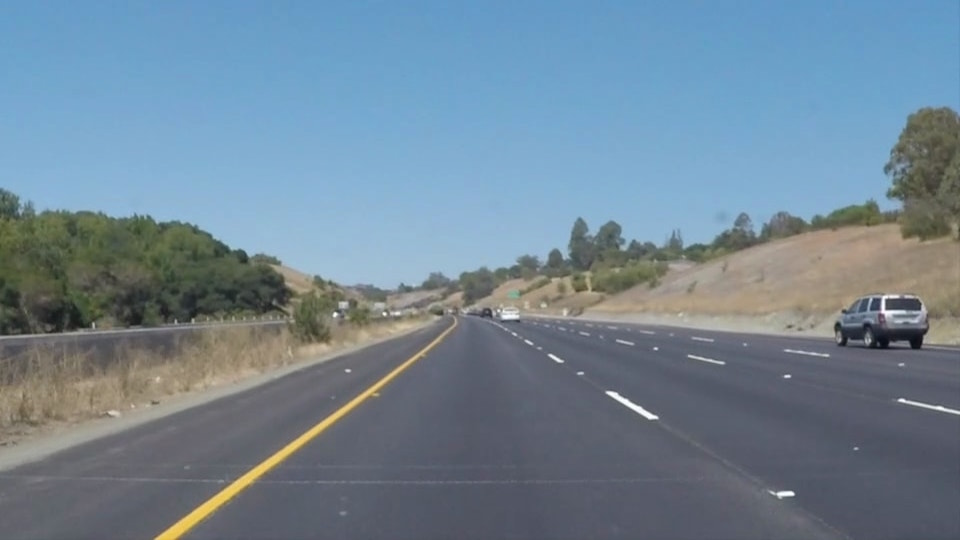
#> input picture Lane Detection/test_images/solidYellowCurve.jpg, 960 x 540 px, found by its file name
$ jupyter execute 'Straight Lane Detection using Computer Vision.ipynb'
#> lines starting #> are read from the running program, lines starting #| are printed output that depends on the picture; after the words box and inside, x2 and y2 are one past the last pixel; in counts of white or black regions, pixels touching at a corner belong together
[cell 1]
import cv2
import numpy as np
import matplotlib.pyplot as plt

from moviepy import editor
import moviepy

[cell 2]
"""
Region selection
"""

def region_selection(image):
    #create array of same size as image
    mask = np.zeros_like(image)

    #if image with more then one channel
    if len(image.shape) > 2:
        channel_output = image.shape[2]
        ignore_mask_color = (255,) * channel_output

    # image with only one channel go under else
    else:
        ignore_mask_color = 255

    #creating a polygon to focus only on road
    rows, cols = image.shape[:2]
    bottom_left  = [cols * 0.1, rows * 0.95]
    top_left     = [cols * 0.4, rows * 0.6]
    bottom_right = [cols * 0.9, rows * 0.95]
    top_right    = [cols * 0.6, rows * 0.6]
    vertices = np.array([[bottom_left, top_left, top_right, bottom_right]], dtype=np.int32)

    #filling pixels inside the polygen white color and generating final mask
    cv2.fillPoly(mask, vertices, ignore_mask_color)

    masked_image = cv2.bitwise_and(image, mask)
    return masked_image

[cell 3]
"""
 identifying straight line using Hough Transform
 image : grayscale image from edge detector
"""
def hough_transform(image):
    #distance resolution in pixels
    rho = 1
    # angle resulation in radians
    theta = np.pi/180
    #return line greater than threshold
    threshold = 20
    # line segments shorter than that are rejected
    minLineLength = 20
    # max allowed gap bet points on line
    maxLineGap = 500

    return cv2.HoughLinesP(image, rho=rho, theta=theta, threshold=threshold,
                           minLineLength=minLineLength, maxLineGap=maxLineGap)

[cell 4]
"""
find slope and intercept
line : output from hough transform
"""
def average_slope_intercept(lines):
    left_lines = [] #(slope, intercept)
    left_weights = [] #(length, )
    right_lines = [] #(slope, intercept)
    right_weights = [] #(length,)

    for line in lines:
        for x1, y1, x2, y2 in line:
            if x1 == x2:
                continue
            #calculating slope of line
            slope = (y2 - y1) / (x2 - x1)
            #calculating intercept of a line
            intercept = y1 - (slope*x1)
            #calculating length of line
            length = np.sqrt(((y2-y1)**2) + ((x2-x1)**2))

            #slope of left lane is negative and for right lane is positive
            if slope < 0:
                left_lines.append((slope, intercept))
                left_weights.append((length))
            else:
                right_lines.append((slope, intercept))
                right_weights.append((length))

    left_lane = np.dot(left_weights, left_lines) / np.sum(left_weights) if len(left_weights) > 0 else None
    right_lane = np.dot(right_weights, right_lines) / np.sum(right_weights) if len(right_weights) > 0 else None

    return left_lane, right_lane

[cell 5]
"""
converts slope and intercept into pixel
y1 -y-value of line staring point
y2 -y-value of line end point
line slope and intercept of line
"""
def pixel_points(y1, y2, line):
    if line is None:
        return None
    slope, intercept = line
    x1 = int((y1-intercept)/slope)
    x2 = int((y2-intercept)/slope)
    y1 = int(y1)
    y2 = int(y2)
    return ((x1,y1),(x2,y2))

[cell 6]
"""
create full length lines from pixel points
image - i/p test image
line - output of hough tranform
"""
def lane_lines(image, lines):
    left_lane, right_lane = average_slope_intercept(lines)
    y1 = image.shape[0]
    y2 = y1*0.6
    left_line = pixel_points(y1, y2, left_lane)
    right_line = pixel_points(y1, y2, right_lane)
    return left_line, right_line

[cell 7]
# draw lane lines

def draw_lane_lines(image, lines, color=[250, 0, 0], thickness=12):
    line_image = np.zeros_like(image)

    for line in lines:
        if line is not None:
            cv2.line(line_image, *line, color, thickness) #red colour on lane lines

    left_line = lines[0]
    right_line = lines[1]
    points = np.array([
        left_line[0],  # bottom of left line
        left_line[1],  # top of left line
        right_line[1], # top of right line
        right_line[0]  # bottom of right line
    ])

    # Fill polygon with green color
    cv2.fillPoly(line_image, [points], (0, 255, 0))
    return cv2.addWeighted(image, 1.0, line_image, 0.4, 0.0)

[cell 8]
# convert to grayscale image
def grayscale(image):
    return cv2.cvtColor(image, cv2.COLOR_BGR2GRAY)

# Gaussian blur to remove noise from image
def gaussian_blur(image, kernel_size):
    return cv2.GaussianBlur(image, (kernel_size, kernel_size), 0)

# canny edge detection
def canny(image, low_threshold, high_threshold):
    return cv2.Canny(image, low_threshold, high_threshold)

#convert to BGR to RGB color
def rgb_scale(image):
    return cv2.cvtColor(image, cv2.COLOR_BGR2RGB)

[cell 9]
"""
input fame to detect lane lines
image - image of raod where wants to detect lane line
"""
def frame_processor(image):
    # convert to grayscale image
    gray_scale = grayscale(image)

    kernel_size = 5
    #applying gaussian blur to remove noise from image
    blur = gaussian_blur(gray_scale, kernel_size)

    # applying canny edge detection
    edges = canny(blur, 50, 150)

    #apply mask ploygon to only focus on road
    region = region_selection(edges)

    #applying Hough transform to get straight lines from image
    hough = hough_transform(region)

    #draw lines in rsult frame
    result = draw_lane_lines(image, lane_lines(image, hough))
    return result

[cell 10]
"""
Display input and output image
"""
def process_image(test_image):
    test_image = rgb_scale(test_image)
    fig = plt.figure(figsize=(20, 10))
    ax = fig.add_subplot(1, 2, 1,xticks=[], yticks=[])
    plt.imshow(test_image)
    ax.set_title("Input Image")
    ax = fig.add_subplot(1, 2, 2,xticks=[], yticks=[])
    plt.imshow(frame_processor(test_image))
    ax.set_title("Output Image [Lane Line Detected]")
    plt.show()

[cell 11]
"""
Detect lines with different images
"""

image = []
image.append(cv2.imread('solidYellowCurve.jpg'))
image.append(cv2.imread('solidWhiteRight.jpg'))
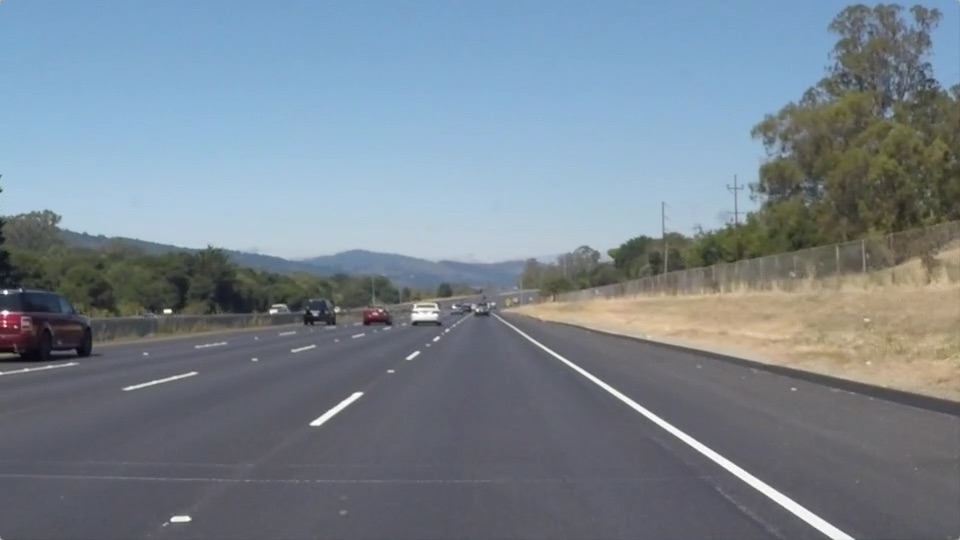
#> input picture Lane Detection/test_images/solidWhiteRight.jpg, 960 x 540 px, found by its file name
image.append(cv2.imread('solidWhiteCurve.jpg'))
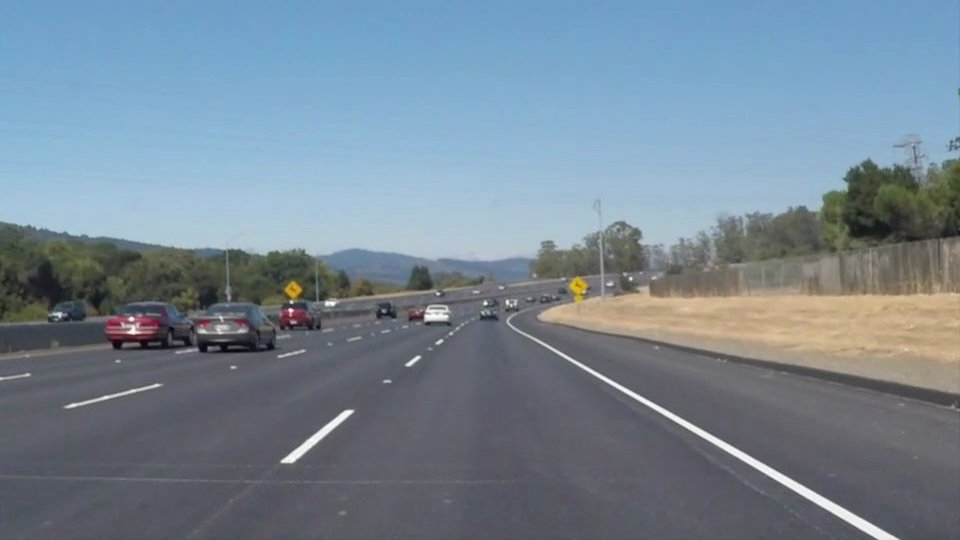
#> input picture Lane Detection/test_images/solidWhiteCurve.jpg, 960 x 540 px, found by its file name
image.append(cv2.imread('whiteCarLaneSwitch.jpg'))
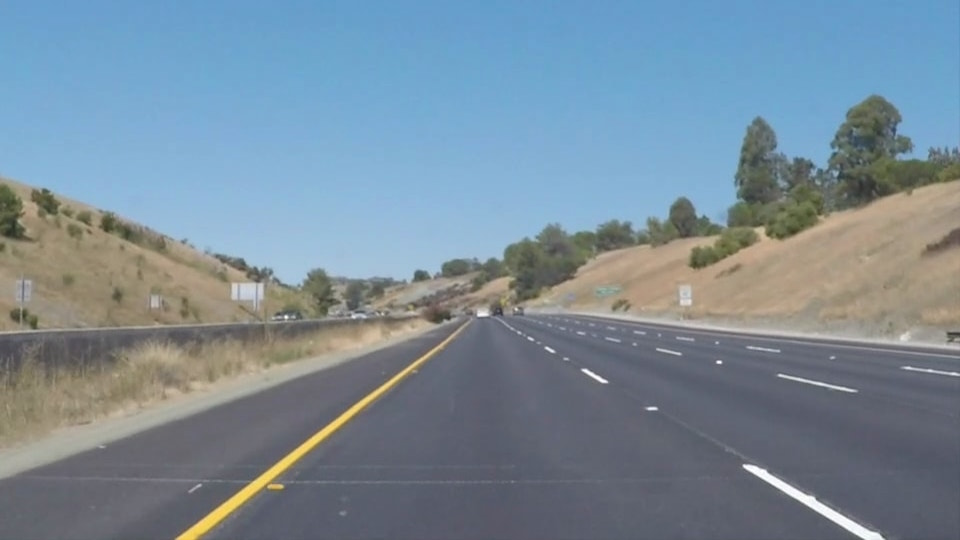
#> input picture Lane Detection/test_images/whiteCarLaneSwitch.jpg, 960 x 540 px, found by its file name
for i in image:
    process_image(i)
#> this loop made 4 passes
#> pass 1, in frame_processor, `gray_scale = grayscale(image)`:
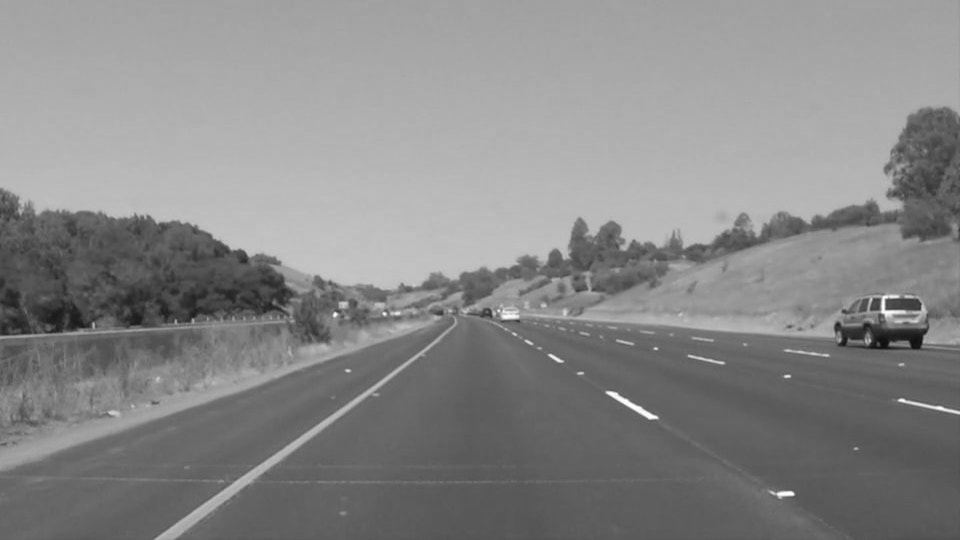
#> gray_scale: shape (540, 960); min 13, max 255, mean 135.7
#> pass 1, in frame_processor, `edges = canny(blur, 50, 150)`:
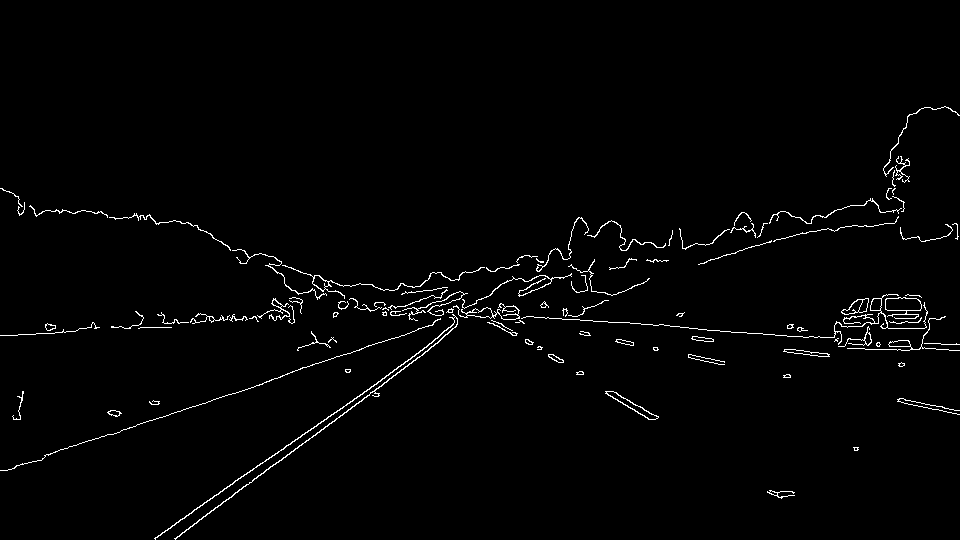
#> edges: shape (540, 960); 1.6% white in thin lines or dots, all inside (x1, y1, x2, y2) = (0, 106, 960, 540)
#> pass 1, in process_image, `plt.show()`:
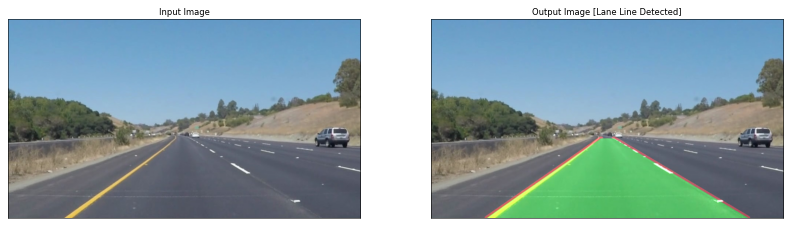
#> figure drawn by matplotlib, 2 panels
#> pass 2, in process_image (call 2), `plt.show()`:
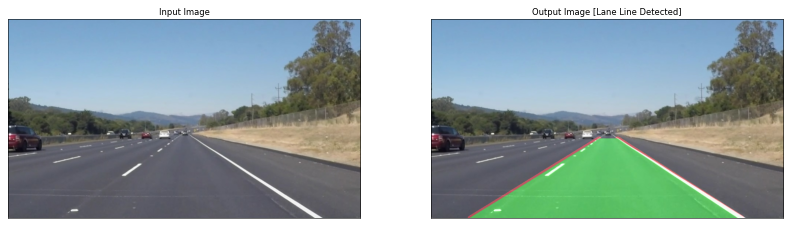
#> figure drawn by matplotlib, 2 panels

[cell 12]
"""
read input video stream and produce a video file with detected lane lines
"""

#driver function
def process_video(test_video, output_video):
    #read input video
    input_video = editor.VideoFileClip(test_video, audio=False)

    # apply the function frame_processor to each frame of video
    processed = input_video.fl_image(frame_processor)
    #save the ouput video
    processed.write_videofile(output_video, audio=False)

[cell 13]
#Test with video clip[with white Lane lines]

process_video("solidWhiteRight.mp4","output.mp4")
#> (the call stopped at in process_video, `input_video = editor.VideoFileClip(test_video, audio=False)`: moviepy is not available in this run)

[cell 14]
from IPython.display import HTML

HTML("""
<video width="960" height="500" controls>
  <source src="{0}">
</video>
""".format('output.mp4'))

[cell 15]
#Test with video clip 2 [with yellow lane lines]
process_video("solidYellowLeft.mp4","output3.mp4")
#> (the call stopped at in process_video, `input_video = editor.VideoFileClip(test_video, audio=False)`: moviepy is not available in this run)
